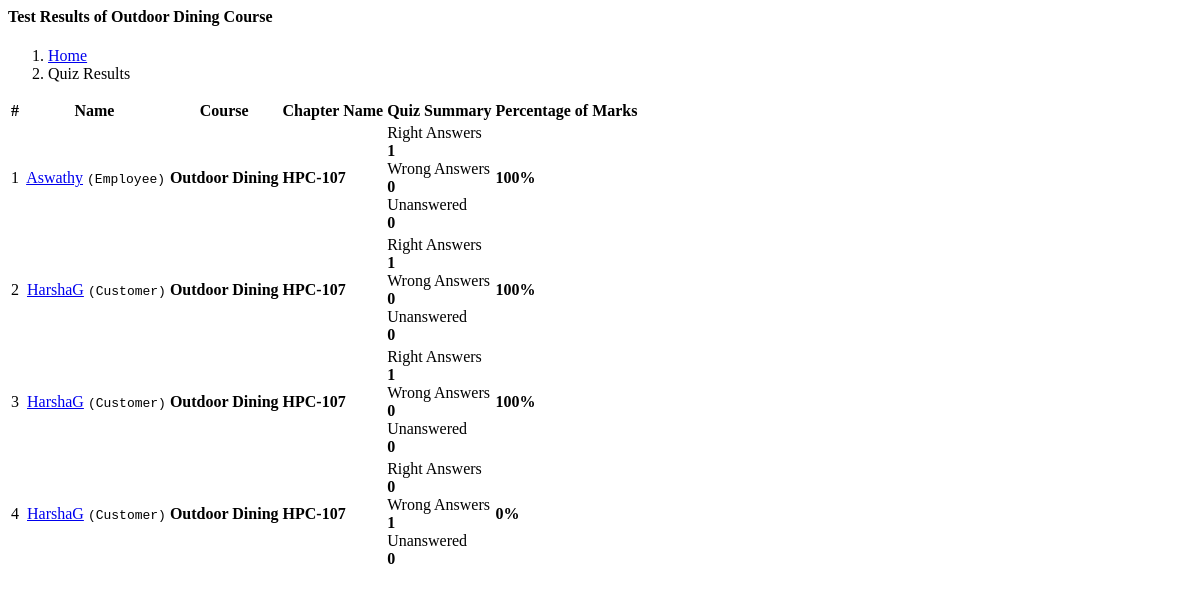
The app's page /user_results.php?courseid=134 (signed in) with its own data.
### tables this page shows
CREATE TABLE `courses` (
  `courseid` int(11) NOT NULL AUTO_INCREMENT,
  `course_code` varchar(30) NOT NULL,
  `course_name` text NOT NULL,
  `description` text NOT NULL,
  `photo` varchar(100) DEFAULT NULL,
  `createdby` varchar(100) NOT NULL,
  `status` varchar(10) NOT NULL,
  PRIMARY KEY (`courseid`),
  UNIQUE KEY `course_code` (`course_code`)
);

CREATE TABLE `coursedetails` (
  `chapter_id` int(11) NOT NULL AUTO_INCREMENT,
  `courseid` int(11) NOT NULL,
  `chaptername` text NOT NULL,
  `chaptersummary` text NOT NULL,
  `videopath` varchar(100) DEFAULT NULL,
  `pdfpath` varchar(100) DEFAULT NULL,
  `pptxpath` varchar(100) DEFAULT NULL,
  `createdby` int(11) NOT NULL,
  PRIMARY KEY (`chapter_id`)
);

CREATE TABLE `userdetails` (
  `u_id` int(11) NOT NULL AUTO_INCREMENT,
  `user_id` int(11) NOT NULL,
  `name` varchar(100) NOT NULL,
  `gender` varchar(10) NOT NULL,
  `address` text NOT NULL,
  `phone` varchar(25) NOT NULL,
  `qualifn` varchar(100) NOT NULL,
  `photo` varchar(100) NOT NULL,
  `created_by` int(11) NOT NULL,
  PRIMARY KEY (`u_id`),
  UNIQUE KEY `user_id` (`user_id`)
);

CREATE TABLE `userlogin` (
  `user_id` int(11) NOT NULL AUTO_INCREMENT,
  `username` varchar(30) NOT NULL,
  `emailid` varchar(50) NOT NULL,
  `pass` varchar(30) NOT NULL,
  `role` varchar(10) NOT NULL,
  `status` varchar(10) NOT NULL,
  PRIMARY KEY (`user_id`),
  UNIQUE KEY `username` (`username`),
  UNIQUE KEY `emailid` (`emailid`)
);

CREATE TABLE `test_result` (
  `result_id` int(11) NOT NULL AUTO_INCREMENT,
  `test_id` int(11) NOT NULL,
  `user_id` int(11) NOT NULL,
  `right_ans` int(11) NOT NULL,
  `wrong_ans` int(11) NOT NULL,
  `no_attempt` int(11) NOT NULL,
  `score` float NOT NULL,
  PRIMARY KEY (`result_id`)
);

### user_results.php (the view, shortened to what this page needs)
<?php
$c=mysqli_query($conn01,"select * from courses where courseid =".$_GET['courseid']."");
if(mysqli_num_rows($c)>0)
{
?>
            <div class="main-content">
                <div class="page-content">
                    <div class="container-fluid">
                    <?php
                                        $course=mysqli_query($conn01,"select * from courses where courseid=".$_GET['courseid']);
                                        $coursedetails=mysqli_fetch_array($course);
                                        ?>
                        <div class="row">
                            <div class="col-12">
                                <div class="page-title-box d-sm-flex align-items-center justify-content-between">
                                    <h4 class="mb-sm-0 font-size-18">Test Results of <?php echo $coursedetails['course_name']?> Course</h4>
                                    <div class="page-title-right">
                                        <ol class="breadcrumb m-0">
                                            <li class="breadcrumb-item"><a href="admindashboard">Home</a></li>
                                            <li class="breadcrumb-item active">Quiz Results</li>
                                        </ol>
                                    </div>
                                </div>
                            </div>
                        </div>
                        <div class="row">
                            <div class="col-12">
                                <div class="card">
                                <form method="post">
                                <div class="card-bod table-responsive">
                                        <?php
                                          $query_run="select coursedetails.chaptername,test_result.* from coursedetails,user_courses,test_result,quiz where coursedetails.courseid=".$coursedetails['courseid']." && quiz.chapter_id=coursedetails.chapter_id && quiz.quiz_id=test_result.test_id && user_courses.course_id=coursedetails.courseid && test_result.user_id=user_courses.user_id && quiz.created_by=user_courses.created_by && user_courses.created_by = coursedetails.createdby order by test_result.user_id asc";
                                          $sql_query_run=mysqli_query($conn01,$query_run);
                                        ?>
                                <table id="datatable" class="table table-bordered nowrap w-100">
                                            <thead>
                                            <tr>
                                                <th>#</th>
                                                <th>Name</th>
                                                <th>Course</th>
                                                <th>Chapter Name</th>
                                                <th>Quiz Summary</th>
                                                <th>Percentage of Marks</th>
                                            </tr>
                                            </thead>
                                            <tbody>
                                               <?php
                                               if(mysqli_num_rows($sql_query_run) > 0)
                                               {
                                                    $i=1;
                                                   while($rownum = mysqli_fetch_assoc($sql_query_run))
                                                   {
                                                    $sel3=mysqli_query($conn01,"select userdetails.name,userdetails.photo,userlogin.role from userdetails,userlogin where userlogin.user_id=userdetails.user_id && userlogin.user_id=".$rownum['user_id']);
                                                    $row3=mysqli_fetch_array($sel3);
                                               ?>
                                            <tr>
                                                <td><?php echo $i; ?></td>
                                                <td>
                                            <a href="#" class="text-body"><?php echo $row3['name']; ?></a> <code class="highlighter-rouge">(<?php echo ucfirst($row3['role']) ?>)</code></td>
                                                <td><strong><?php echo $coursedetails['course_name']; ?></strong></td>
                                                <td><strong><?php echo $rownum['chaptername']; ?></strong></td>
                                                <td>
                                                        <div class="d-flex align-items-center mb-3">
                                                            <div class="flex-grow-1 ms-3">
                                                                <span class="font-size-16">Right Answers </span>
                                                            </div>
                                                            <div class="flex-shrink-0">
                                                                <span class="badge rounded-pill badge-soft-success font-size-12 fw-medium"><strong><?php echo $rownum['right_ans']; ?></strong></span>
                                                            </div>
                                                        </div>
                                                        <div class="d-flex align-items-center mb-3">
                                                            <div class="flex-grow-1 ms-3">
                                                                <span class="font-size-16">Wrong Answers </span>
                                                            </div>
                                                            <div class="flex-shrink-0">
                                                                <span class="badge rounded-pill badge-soft-danger font-size-12 fw-medium"><strong><?php echo $rownum['wrong_ans']; ?></strong></span>
                                                            </div>
                                                        </div>
                                                        <div class="d-flex align-items-center mb-3">
                                                            <div class="flex-grow-1 ms-3">
                                                                <span class="font-size-16">Unanswered </span>
                                                            </div>
                                                            <div class="flex-shrink-0">
                                                                <span class="badge rounded-pill badge-soft-danger font-size-12 fw-medium"><strong><?php echo $rownum['no_attempt']; ?></strong></span>
                                                            </div>
                                                        </div>
                                                        </td>
                                                <td><span class="badge rounded-pill <?php if($rownum['score']>=50) { echo "badge-soft-success";} else { echo " badge-soft-danger";}?> font-size-24 fw-medium"><strong><?php echo $rownum['score']."%"; ?></strong></span></td>
                                            </tr>
                                            <?php
                                            $i=$i+1;
                                                   }
                                                }
                                            ?>
                                            </tbody>
                                        </table>
                                </div>
                                </form>
                                    </div>
                                </div>
                            </div>
                        </div>
                    </div>
                </div>
            <?php
            }
            else
            {
                header('Location:error404');
            }
            ?>

### records on screen
courses: course_name "Outdoor Dining"
coursedetails: userdetails.name "Aswathy", userlogin.role "Employee", courseid.course_name "Outdoor Dining", chaptername "HPC-107", test_result.right_ans "1", test_result.wrong_ans "0", test_result.no_attempt "0", test_result.score "100", userdetails.name "HarshaG", userlogin.role "Customer", test_result.right_ans "0", test_result.wrong_ans "1", test_result.score "0"
